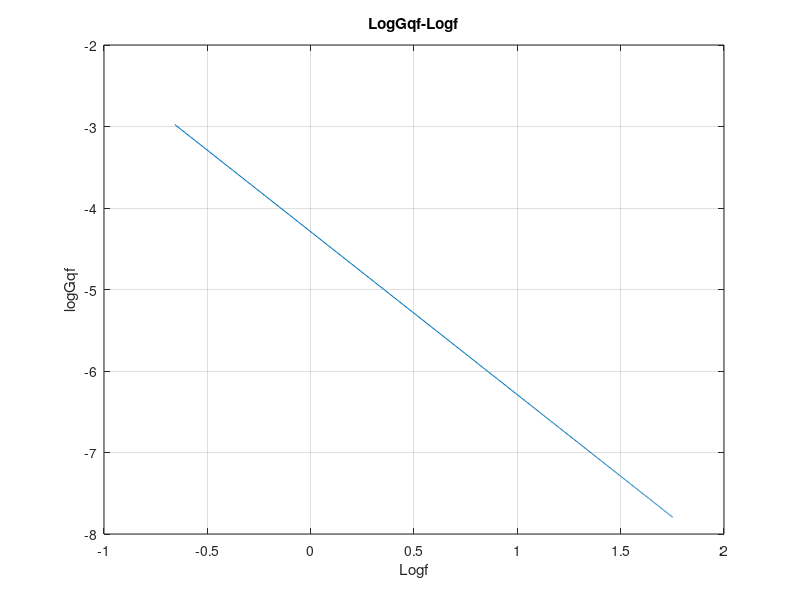
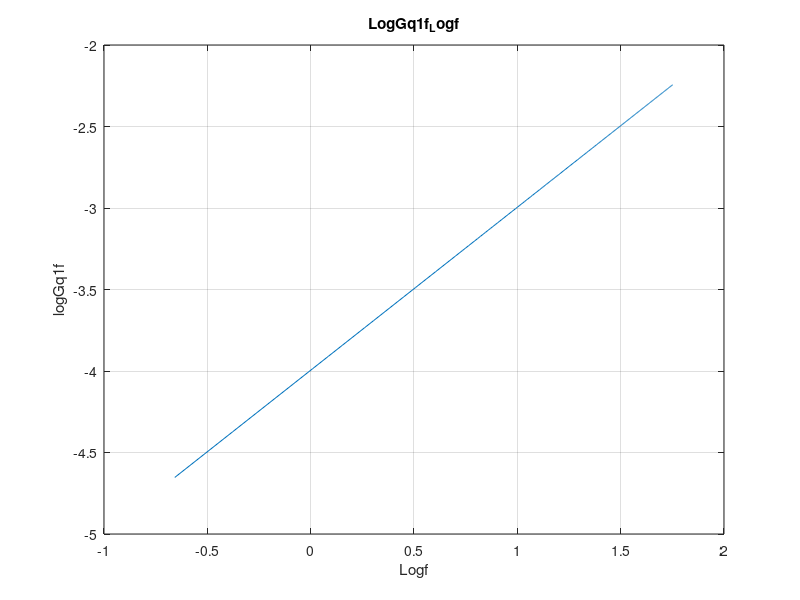
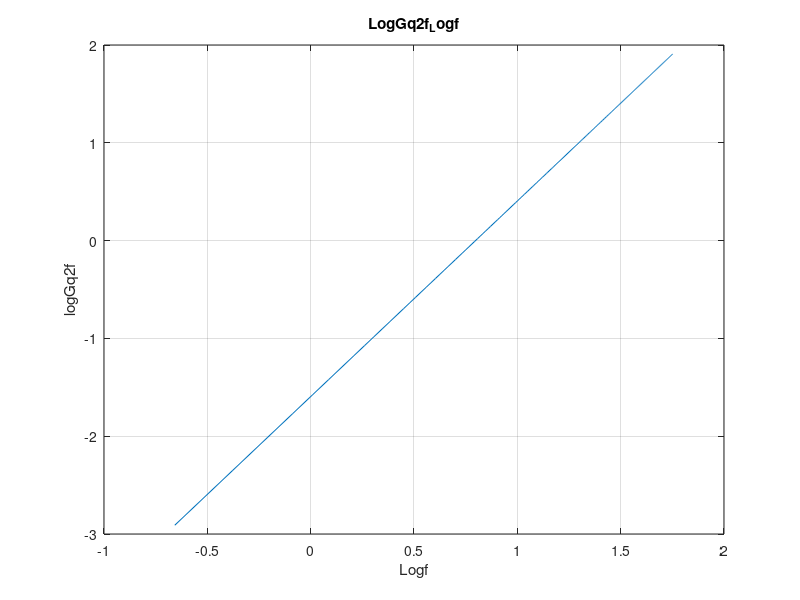

Recreate these plots in MATLAB, in order.
% 定义n的取值范围
n = 0.011:0.01:2.83; % 从0.011到2.83，步长为0.01
n0 = 0.1;
Gq0 = 2.56e-4;
u = 20; % m/s

% 初始化数组
f = zeros(size(n));
Gqf = zeros(size(n));
Gq1f = zeros(size(n));
Gq2f = zeros(size(n));

% 循环计算每个n对应的f, Gqf, Gq1f和Gq2f
for i = 1:length(n)
    f(i) = u * n(i);
    if f(i) ~= 0
        ff = f(i) * f(i);
        Gqf(i) = Gq0 * n0 * n0 * u * (1 / ff);
        Gq1f(i) = 4 * pi * pi * Gq0 * n0 * n0 * f(i);
        Gq2f(i) = 16 * pi * pi * pi * Gq0 * n0 * n0 * u * ff;
    else
        error('f cannot be zero at n = %f', n(i));
    end
end

% 计算对数
Logf = log10(f);
logGqf = log10(Gqf);
logGq1f = log10(Gq1f);
logGq2f = log10(Gq2f);

% 绘制Gqf的图像
figure1 = figure; % 创建第一个图形窗口
plot(Logf, logGqf); % 绘制Logf和logGqf的图像
title('LogGqf-Logf');
xlabel('Logf');
ylabel('logGqf');
grid on; % 显示网格

% 绘制Gq1f的图像
figure2 = figure; % 创建第二个图形窗口
plot(Logf, logGq1f); % 绘制Logf和logGq1f的图像
title('LogGq1f_Logf');
xlabel('Logf');
ylabel('logGq1f');
grid on; % 显示网格

% 绘制Gq2f的图像
figure3 = figure; % 创建第三个图形窗口
plot(Logf, logGq2f); % 绘制Logf和logGq2f的图像
title('LogGq2f_Logf');
xlabel('Logf');
ylabel('logGq2f');
grid on; % 显示网格
